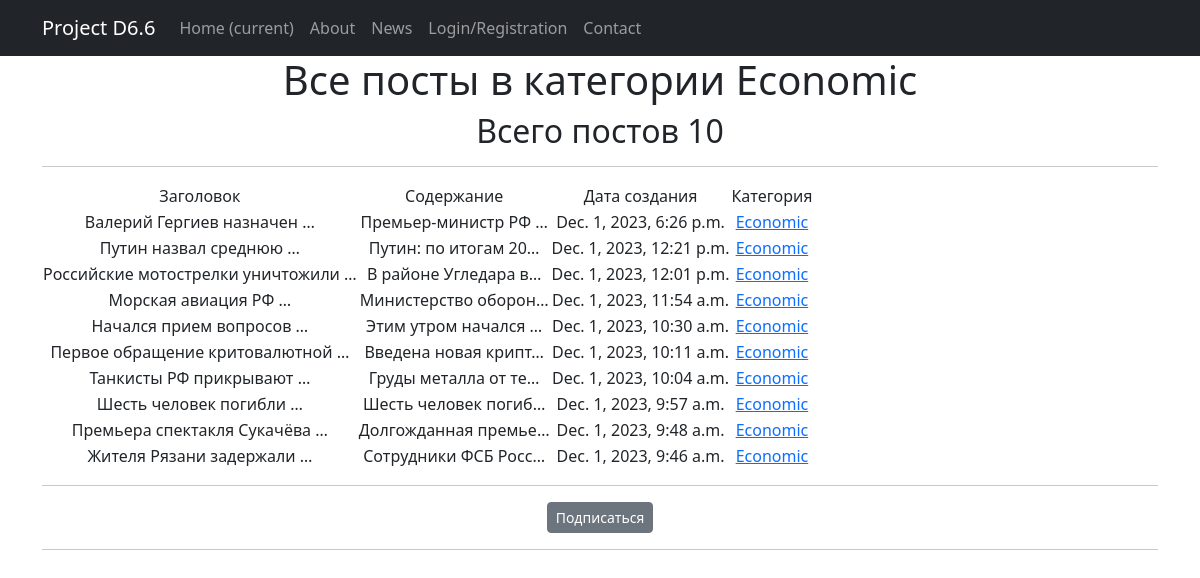
Screenshot of /articles/category/2/ with the database file from the repository.
### news/models.py (models this page shows, shortened)
class Category(models.Model):  # класс Категорий
    objects = None
    name = models.CharField(max_length=128, unique=True)  # максмиальная длина 128 знаков, уникальное поле
    subscribers = models.ManyToManyField(User, blank=True, related_name='categories')
    def __str__(self):
        return self.name.title()

class Post(models.Model):  # класс Post
    news = 'NE'
    article = 'AR'
    CATSELECT = [
        (news, 'Новость'),
        (article, 'Статья')
    ]
    objects = None
    author = models.ForeignKey(Author, on_delete=models.CASCADE)  # связь «один ко многим» с моделью Author
    time_in = models.DateTimeField(auto_now_add=True)  # автоматическое присвоение даты и времени создания
    title = models.CharField(max_length=255)  # длина заголовка
    choice_field = models.CharField(max_length=2, choices=CATSELECT)  # поле выбора категории новость/статья
    content = models.TextField()  # содержание статьи/новости
    rating = models.IntegerField(default=0)  # рейтинг статьи/новости
    category = models.ManyToManyField(Category, through='PostCategory', related_name='PostCategory')  # связь «многие ко многим» с моделью Category (с дополнительной моделью PostCategory)

### news/views.py (the view)
# urls.py: path('category/', CategoryList.as_view(), name='categories'),
class CategoryList(ListView):
   model = Post
   template_name = 'categories.html'
   context_object_name = 'categories'
   def get_queryset(self):
       self.category = get_object_or_404(Category, id=self.kwargs['pk'])
       queryset = Post.objects.filter(category=self.category).order_by('-time_in')
       return queryset
   def get_context_data(self, **kwargs):
       context = super().get_context_data(**kwargs)
       context['is_not_subscriber'] = self.request.user not in self.category.subscribers.all()
       context['category'] = self.category
       return context

### news/templatetags/custom_filters.py (called while the page is built)
@register.filter()
def censor(value, censored_words=BAD_WORDS, symbols=SYMBOLS):
    if isinstance(value, str):
        for i in value.split():
            count = 0
            if not i.isalnum():
                for j in symbols:
                    if j in i:
                        count += 1
            if i[:len(i) - count].lower() in censored_words:
                value = value.replace(i[:len(i) - count], i[0] + '*' * (len(i) - 1 - count))
    else:
        try:
            raise AttributeError
        except AttributeError:
            print("AttributeError")
    return value

### templates/categories.html (shortened to what this page needs)
{% extends 'flatpages/default.html' %}
{% load static %}
{% load custom_filters %}
{% block content %}
<link rel="stylesheet" type='text/css' href="{% static 'css/styles.css' %}">
    <h1>Все посты в категории {{ category }}</h1>
    <h2>Всего постов {{ categories|length }}</h2>
    <hr>
    {% if categories %}
       <table>
           <tr class="table-head">
               <td>Заголовок</td>
               <td>Содержание</td>
               <td>Дата создания</td>
               <td>Категория</td>
           </tr>
           {% for post in categories %}
		   <tr>
               <td>{{ post.title|censor|truncatewords:3 }}</td>
               <td>{{ post.content|censor|truncatechars:20 }}</td>
               <td>{{ post.time_in }}</td>
               <td>{% for category in post.category.all %}
                   <a href="{% url 'categories' category.id%}"> {{ category }}</a>
                   {% endfor %}
                </td>
		   </tr>
		   {% endfor %}
       </table>
       <hr>
        {% if is_not_subscriber %}
            <p class="tex_center"><a href="{% url 'subscribe' category.id %}" class="btn btn-secondary btn-sm">Подписаться</a></p>
        {% endif %}
    {% else %}
        <h2>Сообщений нет!</h2>
    {% endif %}
<hr>
{% endblock content %}

### templates/flatpages/default.html (shortened to what this page needs)
<!DOCTYPE html>
<html lang="en">
    <head>
        {% load static %}
        <link href="{% static 'css/styles.css' %}" rel="stylesheet" />
    </head>
    <body>
        <nav class="navbar navbar-expand-lg navbar-dark bg-dark static-top">
            <div class="container">
                <a class="navbar-brand" href="#">Project D6.6</a>
                <div class="collapse navbar-collapse" id="navbarResponsive">
                    <ul class="navbar-nav ml-auto">
                        <li class="nav-item active">
                            <a class="nav-link" href="#">Home
                                <span class="sr-only">(current)</span>
                            </a>
                        </li>
                        <li class="nav-item">
                            <a class="nav-link" href="/about/">About</a>
                        </li>
                        <li class="nav-item">
                            <a class="nav-link" href="/news/">News</a>
                        </li>
                        <li class="nav-item">
                            <a class="nav-link" href="{% url 'account_login' %}">Login/Registration</a>
                        </li>
                        <li class="nav-item">
                            <a class="nav-link" href="/contacts/">Contact</a>
                        </li>
                    </ul>
                </div>
            </div>
        </nav>
        <div class="container">
            <div class="row">
                <div class="col-lg-12 text-center">
                    {% block content %}{% endblock content %}
                </div>
            </div>
        </div>
    </body>
</html>

### rows the page displays
Category: name "Economic"
Post: title|censor "Валерий Гергиев назначен …", content|censor "Премьер-министр РФ …", time_in "Dec. 1, 2023, 6:26 p.m."
Post: title|censor "Путин назвал среднюю …", content|censor "Путин: по итогам 20…", time_in "Dec. 1, 2023, 12:21 p.m."
Post: title|censor "Российские мотострелки уничтожили …", content|censor "В районе Угледара в…", time_in "Dec. 1, 2023, 12:01 p.m."
Post: title|censor "Морская авиация РФ …", content|censor "Министерство оборон…", time_in "Dec. 1, 2023, 11:54 a.m."
Post: title|censor "Начался прием вопросов …", content|censor "Этим утром начался …", time_in "Dec. 1, 2023, 10:30 a.m."
Post: title|censor "Первое обращение критовалютной …", content|censor "Введена новая крипт…", time_in "Dec. 1, 2023, 10:11 a.m."
Post: title|censor "Танкисты РФ прикрывают …", content|censor "Груды металла от те…", time_in "Dec. 1, 2023, 10:04 a.m."
Post: title|censor "Шесть человек погибли …", content|censor "Шесть человек погиб…", time_in "Dec. 1, 2023, 9:57 a.m."
Post: title|censor "Премьера спектакля Сукачёва …", content|censor "Долгожданная премье…", time_in "Dec. 1, 2023, 9:48 a.m."
Post: title|censor "Жителя Рязани задержали …", content|censor "Сотрудники ФСБ Росс…", time_in "Dec. 1, 2023, 9:46 a.m."

### other values shown
{{ categories|length }} "10"
